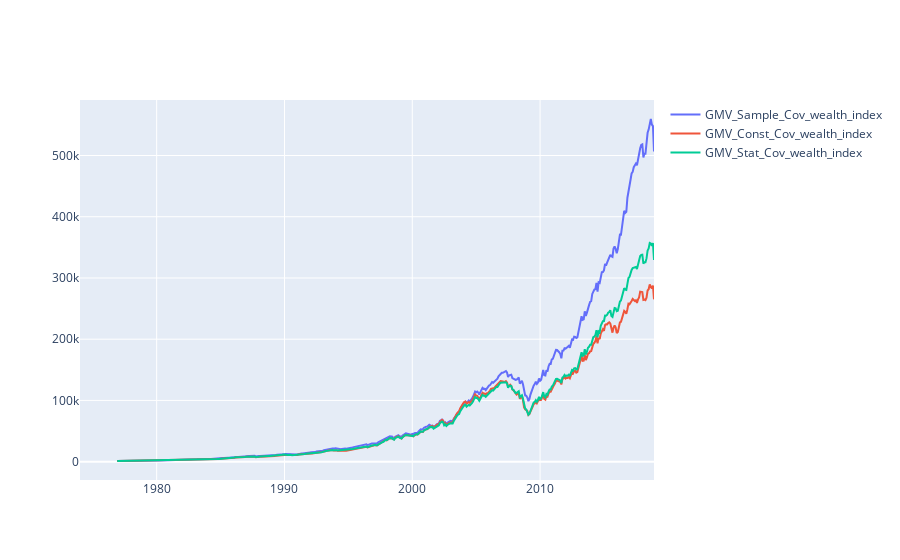

Here is the notebook cell this chart was saved with:
### Markdown cell above
PLOT WEALTH INDEX AND RISK INFO DETAILS

### Code cell
plot_wealth_index(btr)

### Figure 1 — Plotly figure (JSON) as saved in the notebook; plotly's stock layout.template omitted (floating-point values rounded to 4 significant figures; data arrays with more than 128 entries replaced by an {"elided": "..."} marker saying what was removed)
{"data": [{"name": "GMV_Sample_Cov_wealth_index", "type": "scatter", "x": {"elided": "540 str values"}, "y": {"elided": "540 float values"}}, {"name": "GMV_Const_Cov_wealth_index", "type": "scatter", "x": {"elided": "540 str values"}, "y": {"elided": "540 float values"}}, {"name": "GMV_Stat_Cov_wealth_index", "type": "scatter", "x": {"elided": "540 str values"}, "y": {"elided": "540 float values"}}], "layout": {}}
